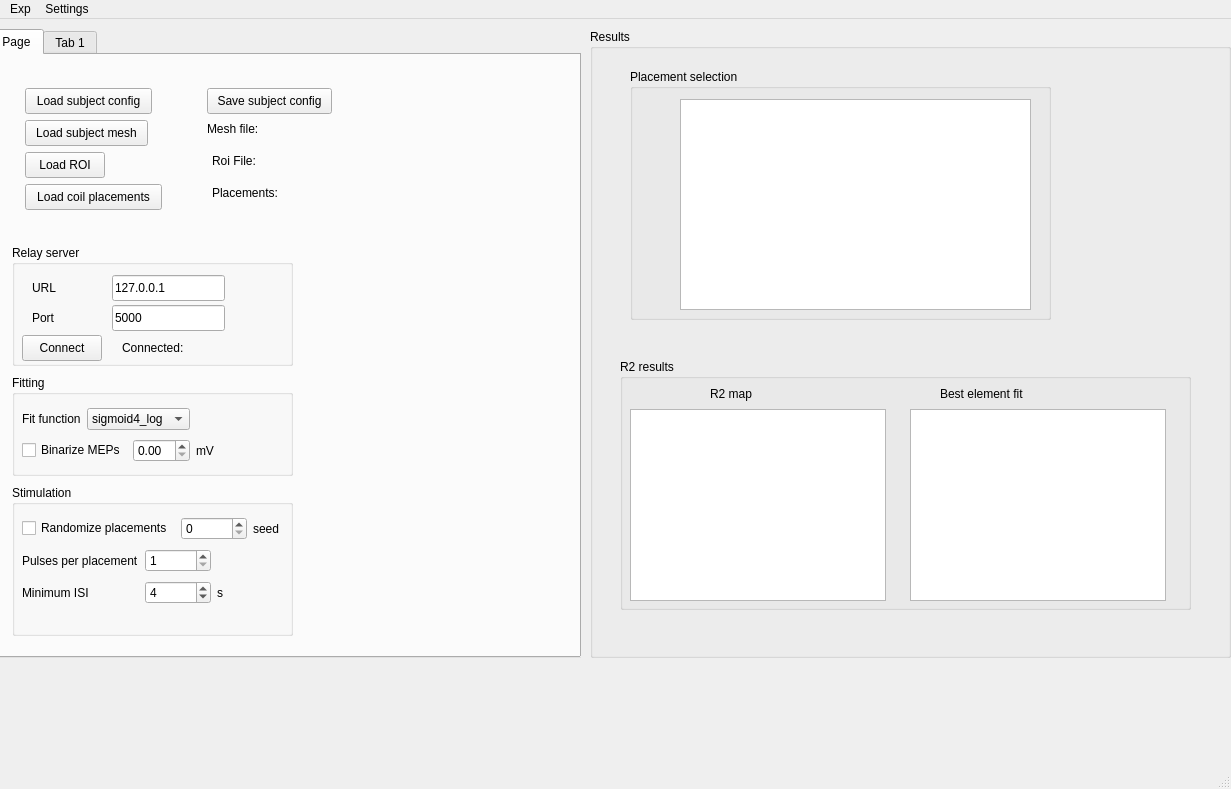
<?xml version="1.0" encoding="UTF-8"?>
<ui version="4.0">
 <class>MainWindow</class>
 <widget class="QMainWindow" name="MainWindow">
  <property name="geometry">
   <rect>
    <x>0</x>
    <y>0</y>
    <width>1231</width>
    <height>789</height>
   </rect>
  </property>
  <property name="windowTitle">
   <string>MainWindow</string>
  </property>
  <widget class="QWidget" name="centralwidget">
   <widget class="QGroupBox" name="groupBox_5">
    <property name="geometry">
     <rect>
      <x>590</x>
      <y>10</y>
      <width>641</width>
      <height>629</height>
     </rect>
    </property>
    <property name="title">
     <string>Results</string>
    </property>
    <widget class="QGroupBox" name="groupBox_6">
     <property name="geometry">
      <rect>
       <x>30</x>
       <y>330</y>
       <width>571</width>
       <height>251</height>
      </rect>
     </property>
     <property name="title">
      <string>R2 results</string>
     </property>
     <widget class="QGraphicsView" name="graphicsView">
      <property name="geometry">
       <rect>
        <x>10</x>
        <y>50</y>
        <width>256</width>
        <height>192</height>
       </rect>
      </property>
     </widget>
     <widget class="QLabel" name="label_5">
      <property name="geometry">
       <rect>
        <x>90</x>
        <y>20</y>
        <width>71</width>
        <height>29</height>
       </rect>
      </property>
      <property name="text">
       <string>R2 map</string>
      </property>
     </widget>
     <widget class="QLabel" name="label_6">
      <property name="geometry">
       <rect>
        <x>320</x>
        <y>20</y>
        <width>171</width>
        <height>29</height>
       </rect>
      </property>
      <property name="text">
       <string>Best element fit</string>
      </property>
     </widget>
     <widget class="QGraphicsView" name="graphicsView_3">
      <property name="geometry">
       <rect>
        <x>290</x>
        <y>50</y>
        <width>256</width>
        <height>192</height>
       </rect>
      </property>
     </widget>
    </widget>
    <widget class="QGroupBox" name="groupBox_7">
     <property name="geometry">
      <rect>
       <x>40</x>
       <y>40</y>
       <width>421</width>
       <height>251</height>
      </rect>
     </property>
     <property name="title">
      <string>Placement selection</string>
     </property>
     <widget class="QGraphicsView" name="graphicsView_2">
      <property name="geometry">
       <rect>
        <x>50</x>
        <y>30</y>
        <width>351</width>
        <height>211</height>
       </rect>
      </property>
     </widget>
    </widget>
   </widget>
   <widget class="QTabWidget" name="tabWidget">
    <property name="geometry">
     <rect>
      <x>-10</x>
      <y>10</y>
      <width>591</width>
      <height>629</height>
     </rect>
    </property>
    <property name="currentIndex">
     <number>0</number>
    </property>
    <widget class="QWidget" name="tab_3">
     <attribute name="title">
      <string>Page</string>
     </attribute>
     <widget class="QPushButton" name="pushButton_7">
      <property name="geometry">
       <rect>
        <x>215</x>
        <y>33</y>
        <width>125</width>
        <height>26</height>
       </rect>
      </property>
      <property name="text">
       <string>Save subject config</string>
      </property>
     </widget>
     <widget class="QPushButton" name="pushButton">
      <property name="geometry">
       <rect>
        <x>33</x>
        <y>33</y>
        <width>127</width>
        <height>26</height>
       </rect>
      </property>
      <property name="text">
       <string>Load subject config</string>
      </property>
     </widget>
     <widget class="QPushButton" name="pb_loadMesh">
      <property name="geometry">
       <rect>
        <x>33</x>
        <y>65</y>
        <width>123</width>
        <height>26</height>
       </rect>
      </property>
      <property name="text">
       <string>Load subject mesh</string>
      </property>
     </widget>
     <widget class="QPushButton" name="pb_loadROI">
      <property name="geometry">
       <rect>
        <x>33</x>
        <y>97</y>
        <width>80</width>
        <height>26</height>
       </rect>
      </property>
      <property name="text">
       <string>Load ROI</string>
      </property>
     </widget>
     <widget class="QPushButton" name="pb_load_coil_placements">
      <property name="geometry">
       <rect>
        <x>33</x>
        <y>129</y>
        <width>137</width>
        <height>26</height>
       </rect>
      </property>
      <property name="text">
       <string>Load coil placements</string>
      </property>
     </widget>
     <widget class="QLabel" name="lbl_roi_fn">
      <property name="geometry">
       <rect>
        <x>220</x>
        <y>97</y>
        <width>341</width>
        <height>18</height>
       </rect>
      </property>
      <property name="text">
       <string>Roi File:</string>
      </property>
     </widget>
     <widget class="QLabel" name="lbl_coil_placements_fn">
      <property name="geometry">
       <rect>
        <x>220</x>
        <y>129</y>
        <width>341</width>
        <height>18</height>
       </rect>
      </property>
      <property name="text">
       <string>Placements: </string>
      </property>
     </widget>
     <widget class="QGroupBox" name="groupBox_10">
      <property name="geometry">
       <rect>
        <x>20</x>
        <y>320</y>
        <width>281</width>
        <height>101</height>
       </rect>
      </property>
      <property name="title">
       <string>Fitting</string>
      </property>
      <widget class="QWidget" name="">
       <property name="geometry">
        <rect>
         <x>10</x>
         <y>30</y>
         <width>212</width>
         <height>61</height>
        </rect>
       </property>
       <layout class="QGridLayout" name="gridLayout_3">
        <item row="0" column="0">
         <widget class="QLabel" name="label_12">
          <property name="text">
           <string>Fit function</string>
          </property>
         </widget>
        </item>
        <item row="0" column="1" colspan="2">
         <widget class="QComboBox" name="cobo_fitfunction">
          <item>
           <property name="text">
            <string>sigmoid4_log</string>
           </property>
          </item>
          <item>
           <property name="text">
            <string>sigmoid4</string>
           </property>
          </item>
          <item>
           <property name="text">
            <string>llinear</string>
           </property>
          </item>
          <item>
           <property name="text">
            <string>exp</string>
           </property>
          </item>
          <item>
           <property name="text">
            <string>binary</string>
           </property>
          </item>
         </widget>
        </item>
        <item row="1" column="2">
         <widget class="QDoubleSpinBox" name="spbo_binary"/>
        </item>
        <item row="1" column="3">
         <widget class="QLabel" name="label_13">
          <property name="text">
           <string>mV</string>
          </property>
         </widget>
        </item>
        <item row="1" column="0" colspan="2">
         <widget class="QCheckBox" name="chBo_binarize">
          <property name="text">
           <string>Binarize MEPs</string>
          </property>
         </widget>
        </item>
       </layout>
      </widget>
     </widget>
     <widget class="QGroupBox" name="groupBox_11">
      <property name="geometry">
       <rect>
        <x>20</x>
        <y>430</y>
        <width>281</width>
        <height>151</height>
       </rect>
      </property>
      <property name="title">
       <string>Stimulation</string>
      </property>
      <widget class="QWidget" name="">
       <property name="geometry">
        <rect>
         <x>10</x>
         <y>29</y>
         <width>261</width>
         <height>95</height>
        </rect>
       </property>
       <layout class="QGridLayout" name="gridLayout_4">
        <item row="0" column="0" colspan="2">
         <widget class="QCheckBox" name="chBo_randomize">
          <property name="text">
           <string>Randomize placements</string>
          </property>
         </widget>
        </item>
        <item row="0" column="2" colspan="2">
         <widget class="QSpinBox" name="spbo_rando"/>
        </item>
        <item row="0" column="4">
         <widget class="QLabel" name="label_14">
          <property name="text">
           <string>seed</string>
          </property>
         </widget>
        </item>
        <item row="1" column="0">
         <widget class="QLabel" name="label_15">
          <property name="text">
           <string>Pulses per placement</string>
          </property>
         </widget>
        </item>
        <item row="1" column="1" colspan="2">
         <widget class="QSpinBox" name="spbo_ppp">
          <property name="minimum">
           <number>1</number>
          </property>
          <property name="value">
           <number>1</number>
          </property>
         </widget>
        </item>
        <item row="2" column="0">
         <widget class="QLabel" name="label_16">
          <property name="text">
           <string>Minimum ISI</string>
          </property>
         </widget>
        </item>
        <item row="2" column="1" colspan="2">
         <widget class="QSpinBox" name="spbo_isi">
          <property name="minimum">
           <number>1</number>
          </property>
          <property name="value">
           <number>4</number>
          </property>
         </widget>
        </item>
        <item row="2" column="3" colspan="2">
         <widget class="QLabel" name="label_17">
          <property name="text">
           <string>s</string>
          </property>
         </widget>
        </item>
       </layout>
      </widget>
     </widget>
     <widget class="QGroupBox" name="groupBox_12">
      <property name="geometry">
       <rect>
        <x>20</x>
        <y>190</y>
        <width>281</width>
        <height>121</height>
       </rect>
      </property>
      <property name="title">
       <string>Relay server</string>
      </property>
      <widget class="QLineEdit" name="text_url">
       <property name="geometry">
        <rect>
         <x>100</x>
         <y>30</y>
         <width>113</width>
         <height>26</height>
        </rect>
       </property>
       <property name="text">
        <string>127.0.0.1</string>
       </property>
      </widget>
      <widget class="QLineEdit" name="text_port">
       <property name="geometry">
        <rect>
         <x>100</x>
         <y>60</y>
         <width>113</width>
         <height>26</height>
        </rect>
       </property>
       <property name="text">
        <string>5000</string>
       </property>
      </widget>
      <widget class="QLabel" name="label_21">
       <property name="geometry">
        <rect>
         <x>20</x>
         <y>30</y>
         <width>69</width>
         <height>26</height>
        </rect>
       </property>
       <property name="text">
        <string>URL</string>
       </property>
      </widget>
      <widget class="QLabel" name="label_22">
       <property name="geometry">
        <rect>
         <x>20</x>
         <y>60</y>
         <width>69</width>
         <height>26</height>
        </rect>
       </property>
       <property name="text">
        <string>Port</string>
       </property>
      </widget>
      <widget class="QPushButton" name="pb_relay_server_connect">
       <property name="geometry">
        <rect>
         <x>10</x>
         <y>90</y>
         <width>80</width>
         <height>26</height>
        </rect>
       </property>
       <property name="text">
        <string>Connect</string>
       </property>
      </widget>
      <widget class="QLabel" name="lbl_relay_is_connected">
       <property name="geometry">
        <rect>
         <x>110</x>
         <y>90</y>
         <width>101</width>
         <height>26</height>
        </rect>
       </property>
       <property name="text">
        <string>Connected:</string>
       </property>
      </widget>
     </widget>
     <widget class="QLabel" name="lbl_mesh_fn">
      <property name="geometry">
       <rect>
        <x>215</x>
        <y>65</y>
        <width>351</width>
        <height>18</height>
       </rect>
      </property>
      <property name="text">
       <string>Mesh file:</string>
      </property>
     </widget>
    </widget>
    <widget class="QWidget" name="tab">
     <attribute name="title">
      <string>Tab 1</string>
     </attribute>
     <widget class="QGroupBox" name="groupBox_4">
      <property name="geometry">
       <rect>
        <x>20</x>
        <y>10</y>
        <width>501</width>
        <height>561</height>
       </rect>
      </property>
      <property name="title">
       <string>GroupBox</string>
      </property>
      <widget class="QGroupBox" name="groupBox_2">
       <property name="geometry">
        <rect>
         <x>10</x>
         <y>30</y>
         <width>281</width>
         <height>181</height>
        </rect>
       </property>
       <property name="title">
        <string>Experiment flow</string>
       </property>
       <widget class="QWidget" name="horizontalLayoutWidget_6">
        <property name="geometry">
         <rect>
          <x>40</x>
          <y>120</y>
          <width>160</width>
          <height>31</height>
         </rect>
        </property>
        <layout class="QHBoxLayout" name="horizontalLayout_6">
         <item>
          <widget class="QLabel" name="label_18">
           <property name="text">
            <string>Pulse:</string>
           </property>
          </widget>
         </item>
         <item>
          <widget class="QSpinBox" name="sp_current_pulse_idx">
           <property name="maximum">
            <number>1000</number>
           </property>
          </widget>
         </item>
        </layout>
       </widget>
       <widget class="QWidget" name="">
        <property name="geometry">
         <rect>
          <x>20</x>
          <y>52</y>
          <width>226</width>
          <height>60</height>
         </rect>
        </property>
        <layout class="QGridLayout" name="gridLayout_2">
         <item row="0" column="0" colspan="2">
          <widget class="QPushButton" name="exp_pb_start">
           <property name="text">
            <string>Start loop</string>
           </property>
          </widget>
         </item>
         <item row="0" column="2">
          <widget class="QPushButton" name="exp_pb_pause">
           <property name="text">
            <string>Pause</string>
           </property>
          </widget>
         </item>
         <item row="1" column="0">
          <widget class="QPushButton" name="pushButton_6">
           <property name="text">
            <string>MoveUp</string>
           </property>
          </widget>
         </item>
         <item row="1" column="1" colspan="2">
          <widget class="QPushButton" name="pushButton_5">
           <property name="text">
            <string>One more placement</string>
           </property>
          </widget>
         </item>
        </layout>
       </widget>
      </widget>
      <widget class="QGroupBox" name="groupBox_3">
       <property name="geometry">
        <rect>
         <x>310</x>
         <y>40</y>
         <width>171</width>
         <height>171</height>
        </rect>
       </property>
       <property name="title">
        <string>Settings</string>
       </property>
       <widget class="QWidget" name="horizontalLayoutWidget">
        <property name="geometry">
         <rect>
          <x>10</x>
          <y>30</y>
          <width>160</width>
          <height>31</height>
         </rect>
        </property>
        <layout class="QHBoxLayout" name="horizontalLayout">
         <item>
          <widget class="QSpinBox" name="spinBox"/>
         </item>
         <item>
          <widget class="QLabel" name="label_2">
           <property name="text">
            <string>% MSO</string>
           </property>
          </widget>
         </item>
        </layout>
       </widget>
       <widget class="QPushButton" name="pushButton_2">
        <property name="geometry">
         <rect>
          <x>10</x>
          <y>70</y>
          <width>80</width>
          <height>26</height>
         </rect>
        </property>
        <property name="text">
         <string>Freedrive</string>
        </property>
       </widget>
       <widget class="QWidget" name="horizontalLayoutWidget_5">
        <property name="geometry">
         <rect>
          <x>10</x>
          <y>100</y>
          <width>160</width>
          <height>31</height>
         </rect>
        </property>
        <layout class="QHBoxLayout" name="horizontalLayout_5">
         <item>
          <widget class="QSpinBox" name="spinBox_2"/>
         </item>
         <item>
          <widget class="QLabel" name="label_4">
           <property name="text">
            <string>% Speed</string>
           </property>
          </widget>
         </item>
        </layout>
       </widget>
      </widget>
      <widget class="QGroupBox" name="groupBox">
       <property name="geometry">
        <rect>
         <x>30</x>
         <y>220</y>
         <width>431</width>
         <height>261</height>
        </rect>
       </property>
       <property name="title">
        <string>Progress information</string>
       </property>
       <widget class="QTextBrowser" name="textBrowser">
        <property name="geometry">
         <rect>
          <x>20</x>
          <y>110</y>
          <width>291</width>
          <height>131</height>
         </rect>
        </property>
        <property name="html">
         <string>&lt;!DOCTYPE HTML PUBLIC &quot;-//W3C//DTD HTML 4.0//EN&quot; &quot;http://www.w3.org/TR/REC-html40/strict.dtd&quot;&gt;
&lt;html&gt;&lt;head&gt;&lt;meta name=&quot;qrichtext&quot; content=&quot;1&quot; /&gt;&lt;style type=&quot;text/css&quot;&gt;
p, li { white-space: pre-wrap; }
&lt;/style&gt;&lt;/head&gt;&lt;body style=&quot; font-family:'Sans Serif'; font-size:9pt; font-weight:400; font-style:normal;&quot;&gt;
&lt;p style=&quot; margin-top:0px; margin-bottom:0px; margin-left:0px; margin-right:0px; -qt-block-indent:0; text-indent:0px;&quot;&gt;each new state / command is appended here&lt;/p&gt;&lt;/body&gt;&lt;/html&gt;</string>
        </property>
       </widget>
       <widget class="QWidget" name="horizontalLayoutWidget_2">
        <property name="geometry">
         <rect>
          <x>10</x>
          <y>40</y>
          <width>191</width>
          <height>31</height>
         </rect>
        </property>
        <layout class="QHBoxLayout" name="horizontalLayout_2">
         <item>
          <widget class="QLabel" name="label">
           <property name="text">
            <string>TMS pulses:</string>
           </property>
          </widget>
         </item>
         <item>
          <widget class="QLineEdit" name="lineEdit"/>
         </item>
        </layout>
       </widget>
       <widget class="QWidget" name="horizontalLayoutWidget_3">
        <property name="geometry">
         <rect>
          <x>210</x>
          <y>40</y>
          <width>191</width>
          <height>31</height>
         </rect>
        </property>
        <layout class="QHBoxLayout" name="horizontalLayout_3">
         <item>
          <widget class="QLabel" name="label_3">
           <property name="text">
            <string>Force: </string>
           </property>
          </widget>
         </item>
         <item>
          <widget class="QLineEdit" name="lineEdit_2"/>
         </item>
        </layout>
       </widget>
       <widget class="QPushButton" name="pushButton_11">
        <property name="geometry">
         <rect>
          <x>320</x>
          <y>210</y>
          <width>80</width>
          <height>26</height>
         </rect>
        </property>
        <property name="text">
         <string>Save log</string>
        </property>
       </widget>
       <widget class="QPushButton" name="pushButton_12">
        <property name="geometry">
         <rect>
          <x>320</x>
          <y>170</y>
          <width>80</width>
          <height>26</height>
         </rect>
        </property>
        <property name="text">
         <string>Reset log</string>
        </property>
       </widget>
      </widget>
     </widget>
    </widget>
   </widget>
  </widget>
  <widget class="QMenuBar" name="menubar">
   <property name="geometry">
    <rect>
     <x>0</x>
     <y>0</y>
     <width>1231</width>
     <height>23</height>
    </rect>
   </property>
   <widget class="QMenu" name="menutest">
    <property name="title">
     <string>Exp</string>
    </property>
    <addaction name="separator"/>
   </widget>
   <widget class="QMenu" name="menuSettings">
    <property name="title">
     <string>Settings</string>
    </property>
    <addaction name="actionsettings"/>
   </widget>
   <addaction name="menutest"/>
   <addaction name="menuSettings"/>
  </widget>
  <widget class="QStatusBar" name="statusbar"/>
  <action name="actionsettings">
   <property name="text">
    <string>settings</string>
   </property>
  </action>
 </widget>
 <resources/>
 <connections/>
</ui>
